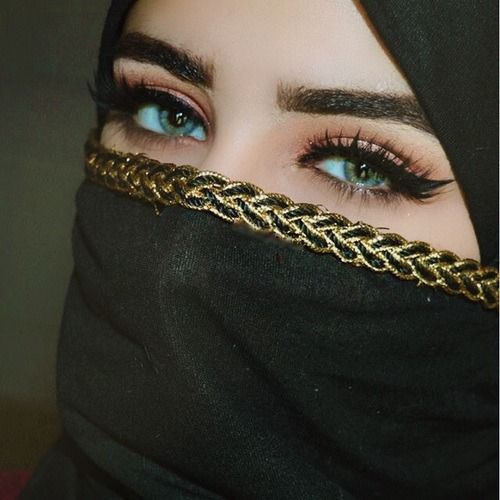
#> input picture 1.jpg, 500 x 500 px
$ python cartoon.py
#> lines starting #> are read from the running program, lines starting #| are printed output that depends on the picture; after the words box and inside, x2 and y2 are one past the last pixel; in counts of white or black regions, pixels touching at a corner belong together
# -*- coding: utf-8 -*-
"""
Created on Sun Oct 25 16:08:08 2020

@author: SM51998
"""

import cv2
import numpy as np

# no of downsampling steps
num_down = 2
# no of bilateral filtering steps
num_bilateral = 7

img_rgb = cv2.imread('1.jpg')
#> img_rgb is the input picture: shape (500, 500, 3); mean B, G, R 52.5, 62.7, 66.6
#print(img_rgb.shape)

#resizing s as to get optimal results after unsampling is done
img_rgb=cv2.resize(img_rgb,(800,800))
#> img_rgb: shape (800, 800, 3)

# downsample image using gaussian pyramid
img_color = img_rgb
for _ in range(num_down):
    img_color = cv2.pyrDown(img_color)
#> this loop made 2 passes
#> pass 2, `img_color = cv2.pyrDown(img_color)`:
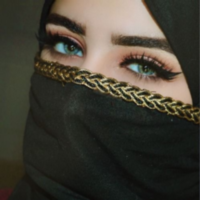
#> img_color: shape (200, 200, 3); mean B, G, R 52.4, 62.6, 66.5

# repeatedly apply small bilateral filter instead of applying one large filter
for _ in range(num_bilateral):
    img_color = cv2.bilateralFilter(img_color, d=9, sigmaColor=9, sigmaSpace=7)


# upscale image to original size
for _ in range(num_down):
    img_color = cv2.pyrUp(img_color)
#> this loop made 2 passes
#> pass 1, `img_color = cv2.pyrUp(img_color)`:
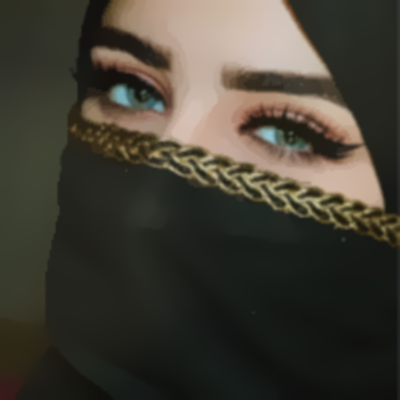
#> img_color: shape (400, 400, 3); mean B, G, R 52.5, 62.6, 66.4

img_gray = cv2.cvtColor(img_rgb, cv2.COLOR_RGB2GRAY)
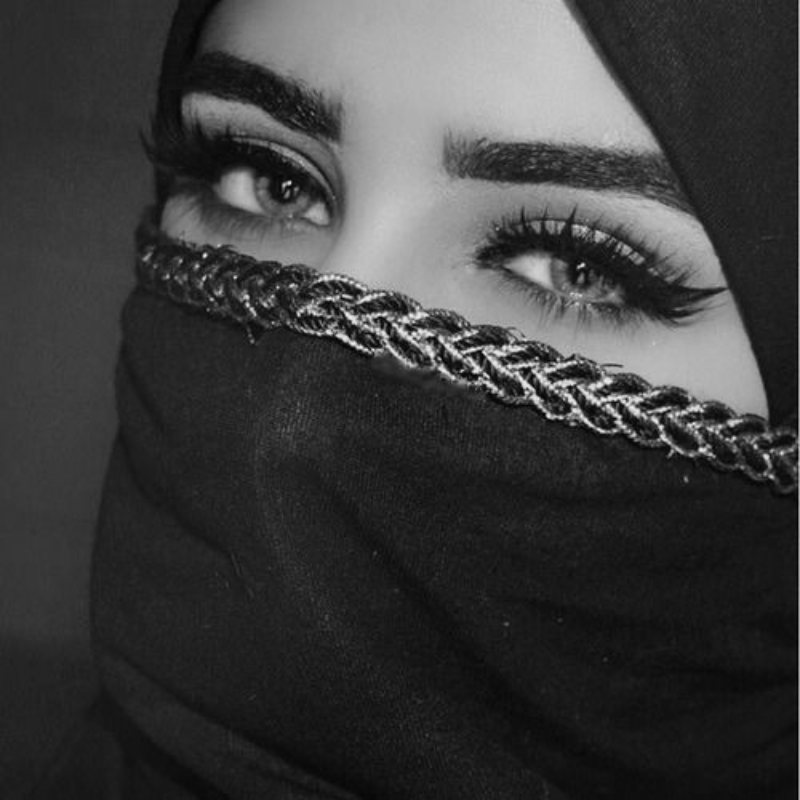
#> img_gray: shape (800, 800); min 2, max 241, mean 59.9
img_blur = cv2.medianBlur(img_gray, 7)

img_edge = cv2.adaptiveThreshold(img_blur, 255,
                                 cv2.ADAPTIVE_THRESH_MEAN_C,
                                cv2.THRESH_BINARY,
                                blockSize=9,
                                C=2)
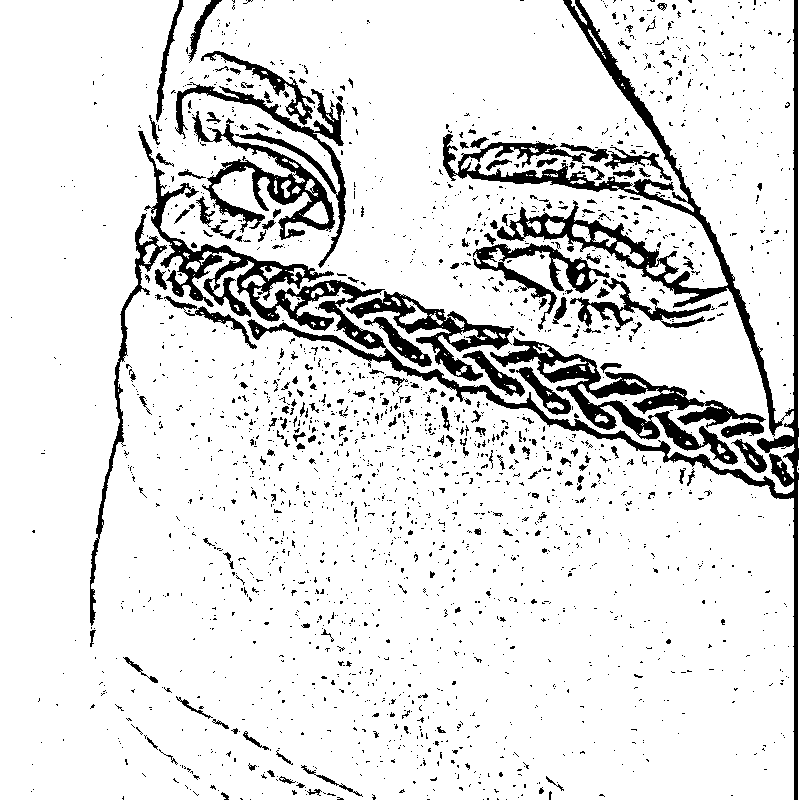
#> img_edge: shape (800, 800); 88.4% white; 2259 black regions (2049 under 20 px), largest, box (x1, y1, x2, y2) and area: (138, 0, 799, 800) 26907, (490, 336, 766, 465) 7576, (192, 111, 335, 240) 4173

# convert back to color, bit-AND with color image
img_edge = cv2.cvtColor(img_edge, cv2.COLOR_GRAY2RGB)
img_cartoon = cv2.bitwise_and(img_color, img_edge)
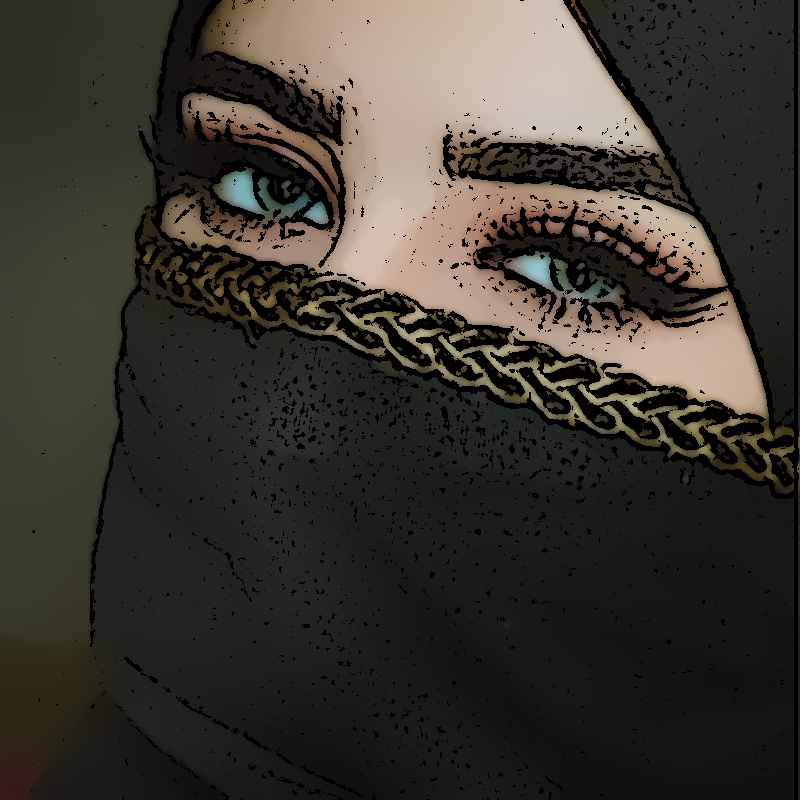
#> img_cartoon: shape (800, 800, 3); mean B, G, R 47, 55.4, 58.3

#display
# cv2.imshow("cartoon",img_cartoon)
stack = np.hstack([img_rgb,img_cartoon])
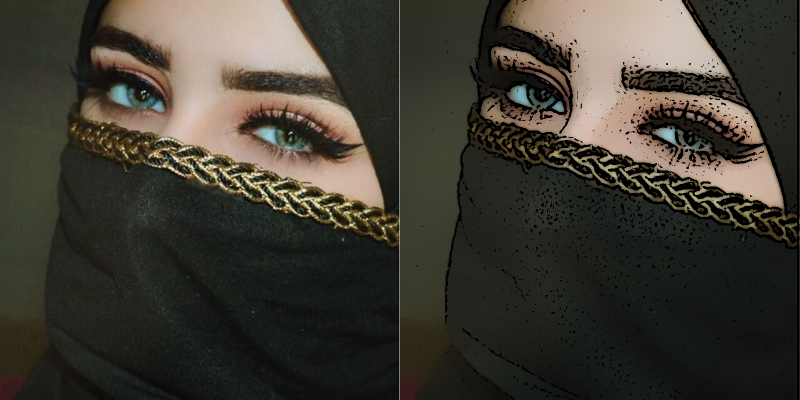
#> stack: shape (800, 1600, 3) (shown at 1/2 size); mean B, G, R 49.7, 59, 62.4
cv2.imshow('Stacked Images',stack)
